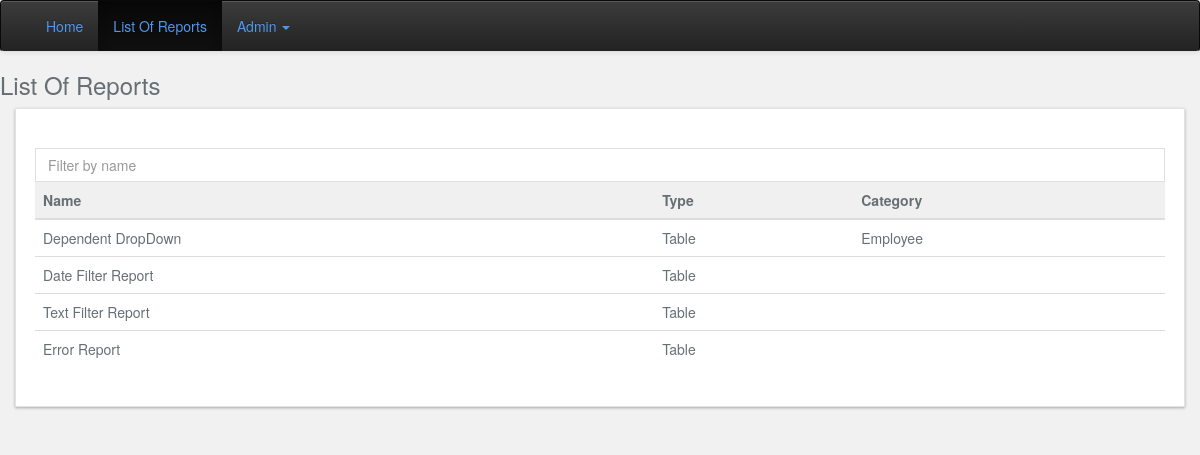
Page /list_reports on the earlier database version.
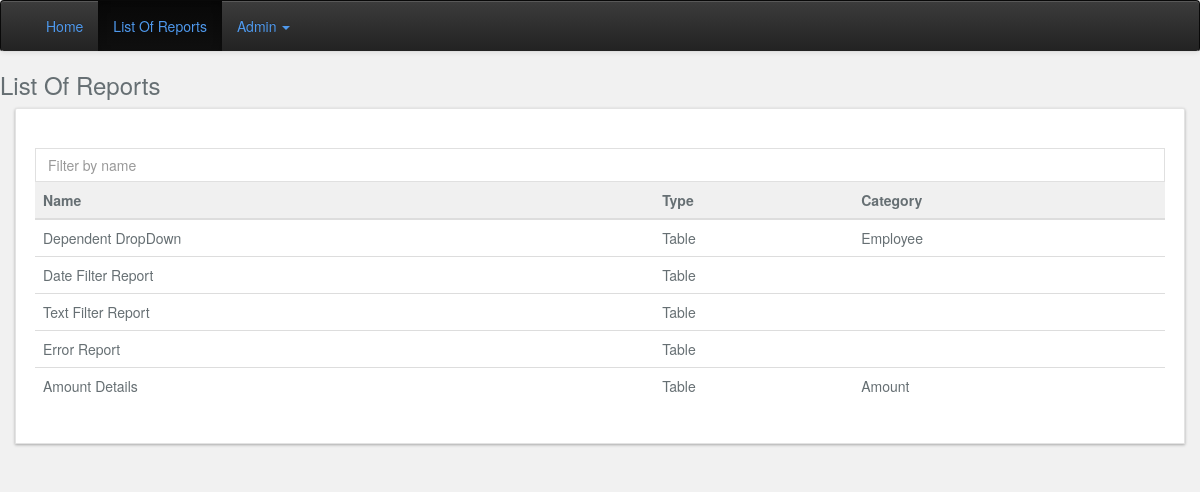
Same page on the later database version.
### flask_report_system_models.py (models this page shows)
class FlaskReport(db.Model):
    __tablename__='flask_report'
    id = db.Column(db.Integer, primary_key=True, autoincrement=True)
    name=db.Column(db.String(100),nullable=False)
    sql_query=db.Column(db.Text(),nullable=False)
    is_active =db.Column(db.Boolean(), nullable=False,default=True)
    description =db.Column(db.String(1000),nullable=False)
    report_type =db.Column(db.String(15),nullable=False,default='Table')
    report_sub_type =db.Column(db.String(15),nullable=False,default='Table')
    report_category =db.Column(db.String(15),nullable=False,default='OFFICE')
    created_at = db.Column(db.DateTime(timezone=True), index=True, server_default=func.now())
    params = db.relationship('FlaskReportParameter')

### flask_report_system_api.py (the view)
@app.route('/list_reports',methods=['GET','POST'])
def list_reports():
    params = db.session.query(FlaskReport.id, FlaskReport.name,FlaskReport.report_category,
                              FlaskReport.report_type).filter(FlaskReport.is_active == True)
    return render_template('flask_report_system/list_report.html',params=params)

### templates/flask_report_system/list_report.html (shortened to what this page needs)
{% extends 'flask_report_system/index.html' %}
{% block content %}
<h3>List Of Reports</h3>
<div class="container-fluid">
<div class="card well" >
        <br>
        <input   type="text"  name="list_search" id="list_search" onkeyup='searchTable()'  class="span marginbottom0px form-control  pristine untouched  valid empty" placeholder="Filter by name">
        <table class="table"  name="list_reports" id="list_reports"  class="table table-striped">
            <thead>
            <tr class="graybg">
                <th class="binding">Name</th>
                <th class="binding">Type</th>
                <th class="binding">Category</th>
            </tr>
            </thead>
            <tbody >
            {% for p in params %}
            <tr class="pointer-main scope" repeat="report in reports| orderBy:'report_name':reverse | filter:filterText |filter:filterByReportSubType | itemsPerPage: ReportsPerPage">
                <td class="pointer binding" value={{ p.id }} onclick="window.location.href='{{ url_for( 'flask_report_details' , id=p.id ) }}';">{{ p.name }}</td>
                <td class="pointer binding" value={{ p.id }} onclick="window.location.href='{{ url_for( 'flask_report_details' , id=p.id ) }}';">{{ p.report_type }}</td>
                <td class="pointer binding" value={{ p.id }} onclick="window.location.href='{{ url_for( 'flask_report_details' , id=p.id ) }}';">{{ p.report_category }}</td>
            </tr>
            {% endfor %}
            </tbody>
        </table></div>
</div>
{% endblock %}

### templates/flask_report_system/index.html (shortened to what this page needs)
<!DOCTYPE html>
<html>
<head>
    <link rel="stylesheet" href="https://cdnjs.cloudflare.com/ajax/libs/font-awesome/4.7.0/css/font-awesome.min.css">
    <link rel= "stylesheet" type= "text/css" href= "{{ url_for('static',  filename='css/flask_report_system/styles.352a605f.css')}}">
    <link rel= "stylesheet" type= "text/css" href= "{{ url_for('static',  filename='css/flask_report_system/bootstrap.css')}}">
    <link rel= "stylesheet" type= "text/css" href= "{{ url_for('static',  filename='css/flask_report_system/bootstrap-theme.css')}}">
    <link rel= "stylesheet" type= "text/css" href= "{{ url_for('static',  filename='css/flask_report_system/bootstrap-theme.min.css')}}">
    <link rel= "stylesheet" type= "text/css" href= "{{ url_for('static',  filename='css/flask_report_system/bootstrap.min.css')}}">
    <link rel= "stylesheet" type= "text/css" href= "{{ url_for('static',  filename='css/flask_report_system/font-awesome.min.css')}}">
    <link rel= "stylesheet" type= "text/css" href= "{{ url_for('static',  filename='css/flask_report_system/styles.352a605f.css')}}">
    <link rel= "stylesheet" type= "text/css" href= "{{ url_for('static',  filename='css/flask_report_system/bootstrap-table.min.css')}}">
    <link rel= "stylesheet" type= "text/css" href= "{{ url_for('static',  filename='css/flask_report_system/jquery.dataTables.min.css')}}">
    <link rel= "stylesheet" type= "text/css" href= "{{ url_for('static',  filename='css/flask_report_system/buttons.dataTables.min.css')}}">
</head>
<nav class="navbar navbar-default navbar-inverse" role="navigation">
  <div class="container-fluid">
    <div class="collapse navbar-collapse" id="bs-example-navbar-collapse-1">
      <ul class="nav navbar-nav">
            <li class="{% if request.endpoint=='home' %}active{%endif %}"><a href="{{  url_for('home') }}">Home</a></li>
            <li class="{% if request.endpoint=='list_reports' or request.endpoint=='flask_report_details' %}active{%endif %}"><a href="{{  url_for('list_reports') }}">List Of Reports</a></li>
      </ul>
  <ul class="nav navbar-nav" role="tablist">
    <li role="presentation" class="dropdown "> <a href="#" class="dropdown-toggle" id="drop6" data-toggle="dropdown" role="button" aria-haspopup="true" aria-expanded="false"> Admin <span class="caret"></span> </a>
    </li>
  </ul>
    </div>
  </div>
</nav>
 <body style="background:#f1f1f1">
 {% block content %}{% endblock %}
 </body>

### templates/flask_report_system/list_report.html (style rules this page uses)
.card { display: block; background: #fff; }

Differences in the rows shown:
added FlaskReport: {{ p.id }} 5 (drawn), name "Amount Details", report_type "Table", report_category "Amount"
